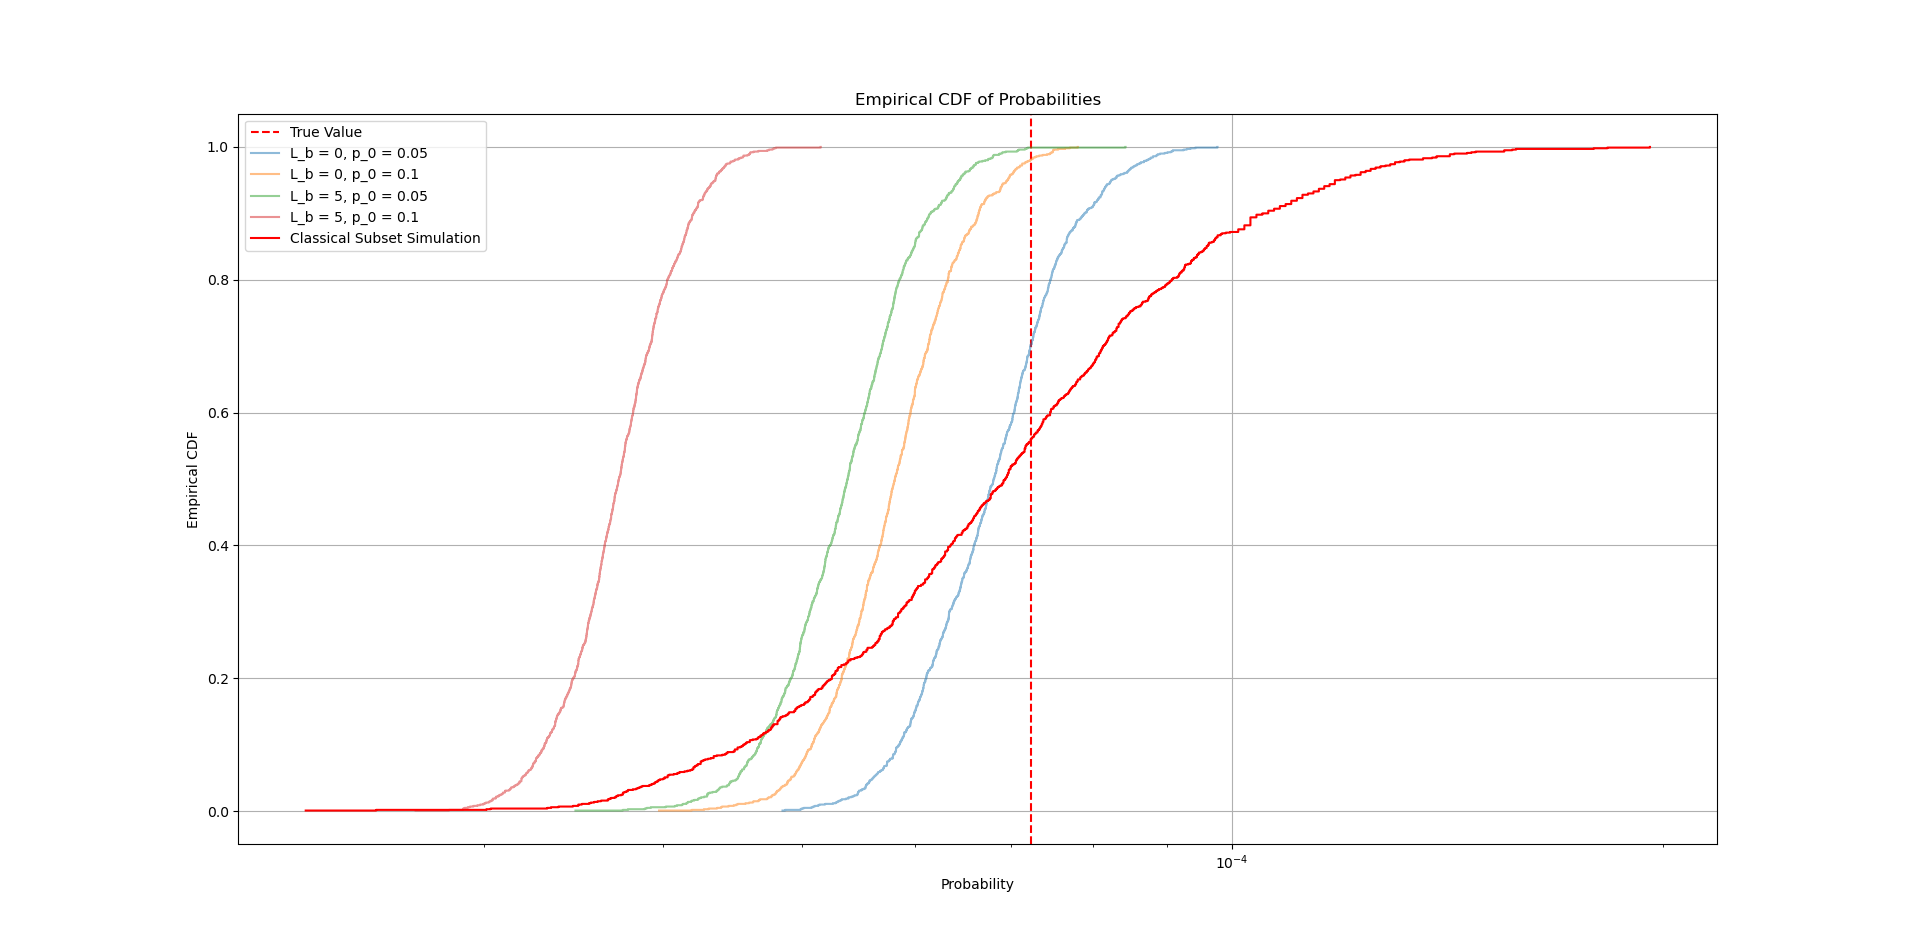

Here is the Python script that generated this plot:
# Multilevel estimator for the toy experiment

import numpy as np
import matplotlib.pyplot as plt

from Generate_G_l import *

def mle(N, L_b, y_L = -3.8, p0 = 0.1, gamma = 0.5, L = 5):
    # input:
    # N: total number of samples per level
    # L_b: burn-in length
    # y_L: critical value
    # p0: probability threshold for each subset
    # gamma: auto-correlation factor
    # L: total number of levels
    
    N0 = int(N * p0)
    
    # Initialization, l= 1
    G = np.random.normal(0, 1, N)
    kappa = np.array([k(g) for g in G])
    G_l = G + kappa * gamma
    
    # Compute the probability threshold
    c_l = sorted(G_l)[int(N0)]
    # print("The probability threshold for level 1 is", c_l)
    
    if c_l <= y_L:
        mask = G_l <= y_L
        # print("left at level 1")
        return np.sum(mask) / N
    
    mask = G_l <= c_l
    G_l = G_l[mask]
    
    dinominator = 1
    
    # level 2, no burn-in
    G_l = sample_new_G(G_l, N, 1, c_l, gamma = gamma)
    c_l_1 = c_l
    
    c_l = sorted(G_l)[int(N0)]
    # print("The probability threshold for level 2 is", c_l)
    
    if c_l <= y_L:
        # print("left at level 2")
        mask = G_l <= y_L
        return p0 * np.sum(mask) / N
    
    mask = G_l <= c_l
    G_l = G_l[mask]
    
    G_l_1 = sample_new_G(G_l, N, 1, c_l, gamma = gamma)
    mask = G_l_1 <= c_l_1
    dinominator *= np.mean(mask)
    # print("The denominator for level 2 is", dinominator)
    
    # level > 2, with burn-in
    N = N + (L_b - 1) * N0
    for l in range(3, L):
        G_l = sample_new_G(G_l, N, l, c_l, gamma = gamma)
        # drop the first L_b samples in each Markov chain
        G_l = G_l[int(N0*L_b):]
        c_l_1 = c_l
        
        c_l = sorted(G_l)[int(N0)]
        # print("The probability threshold for level", l, "is", c_l)
        
        if c_l <= y_L:
            mask = G_l <= y_L
            # print("left at level", l)
            return p0 ** (l-1) * np.sum(mask) / N / dinominator

        mask = G_l <= c_l
        G_l = G_l[mask]
        
        G_l_1 = sample_new_G(G_l, N, l-1, c_l, gamma = gamma)
        # drop the first L_b samples in each Markov chain
        G_l_1 = G_l_1[int(N0*L_b):]
        mask = G_l_1 <= c_l_1
        dinominator *= np.mean(mask)
        # print("The denominator for level", l, "is", dinominator)
        
    G_l = sample_new_G(G_l, N, L, c_l, gamma = gamma)
    # drop the first L_b samples in each Markov chain
    G_l = G_l[int(N0*L_b):]
    mask = G_l <= y_L
    # print("reach the last level")
    
    return p0 ** (L-1) * np.sum(mask) / N / dinominator

if __name__ == "__main__":
    N = 10000  # Total number of samples per level
    p_0 = 0.1  # Probability threshold for each subset
    gamma = 0.5
    L = 5  # Total number of levels
    y_L = -3.8  # Failure threshold
    
    np.random.seed(0)
    p_f = mle(N, 0, p0=p_0, L=L)
    print("The failure probability is {:.2e}".format(p_f))
    
    from confidence_interval import bootstrap_confidence_interval

    # failure_probabilities = [mle(N, 10, p0=p_0, L=L) for _ in range(1000)]
    # # print("Failure probabilities:", failure_probabilities[0:10])

    # # Calculate 95% confidence interval using bootstrap method
    # confidence_interval, ci = bootstrap_confidence_interval(failure_probabilities, num_bootstrap_samples=1000)

    # print("95% confidence interval for failure probability: ({:.2e}, {:.2e})".format(confidence_interval[0], confidence_interval[1]))
    
    # print("90% confidence interval for failure probability: ({:.2e}, {:.2e})".format(ci[0], ci[1]))
    
    # p_f = sorted(failure_probabilities)
    # cdf = np.arange(1, len(p_f) + 1) / len(p_f) 

    # # Plot the empirical CDF
    # plt.figure(figsize=(8, 6))
    # plt.xscale("log")
    # # plt.xlim(1e-5, 1e-3)
    # plt.step(p_f, cdf, where='post')
    # plt.axvline(7.23e-05, color='r', linestyle='--', label='True Value')
    # plt.axvline(confidence_interval[0], color='g', alpha = 0.5, linestyle='--', label='95% Confidence Interval')
    # plt.axvline(confidence_interval[1], color='g', alpha = 0.5, linestyle='--')
    # plt.axvline(ci[0], color='m', alpha = 0.5, linestyle='--', label='90% Confidence Interval')
    # plt.axvline(ci[1], color='m', alpha = 0.5, linestyle='--')
    # plt.xlabel('Probability')
    # plt.ylabel('Empirical CDF')
    # plt.title('Empirical CDF of Probabilities')
    # plt.legend()
    # plt.grid(True)
    # plt.show()
    
    L_b = [0, 5]#, 10, 20]
    p_0 = [0.05, 0.1]#, 0.2, 0.25]
    
    plt.figure(figsize=(8, 6))
    plt.xscale("log")
    plt.axvline(7.23e-05, color='r', linestyle='--', label='True Value')
    
    for b in L_b:
        for p in p_0:
            print("")
            print("L_b = {}, p_0 = {}".format(b, p))
            failure_probabilities = [mle(N, b, p0=p, L=L) for _ in range(1000)]
            p_f = sorted(failure_probabilities)
            
            # Calculate 95% confidence interval using bootstrap method
            confidence_interval, ci = bootstrap_confidence_interval(failure_probabilities, num_bootstrap_samples=1000)

            print("95% confidence interval for failure probability: ({:.2e}, {:.2e})".format(confidence_interval[0], confidence_interval[1]))
            
            print("90% confidence interval for failure probability: ({:.2e}, {:.2e})".format(ci[0], ci[1]))
            
            cdf = np.arange(1, len(p_f) + 1) / len(p_f)
            plt.step(p_f, cdf, alpha = 0.5, where='post', label='L_b = {}, p_0 = {}'.format(b, p))
            
    from classical_subset_simulation import classical_subset_simulation
            
    N = 1000  # Total number of samples per level
    p_0 = 0.1  # Probability threshold for each subset
    gamma = 0.5
    L = 5  # Total number of levels
    y_L = -3.8  # Failure threshold

    failure_probabilities = [classical_subset_simulation(N, p0=p_0, L=L) for _ in range(1000)]
    
    # Calculate 95% confidence interval using bootstrap method
    confidence_interval, ci = bootstrap_confidence_interval(failure_probabilities, num_bootstrap_samples=1000)

    print("95% confidence interval for failure probability: ({:.2e}, {:.2e})".format(confidence_interval[0], confidence_interval[1]))
    
    print("90% confidence interval for failure probability: ({:.2e}, {:.2e})".format(ci[0], ci[1]))
    
    p_f = sorted(failure_probabilities)
    cdf = np.arange(1, len(p_f) + 1) / len(p_f) 
    plt.step(p_f, cdf, color = 'r', where='post', label='Classical Subset Simulation')

    plt.xlabel('Probability')
    plt.ylabel('Empirical CDF')
    plt.title('Empirical CDF of Probabilities')
    plt.legend()
    plt.grid(True)
    plt.show()
